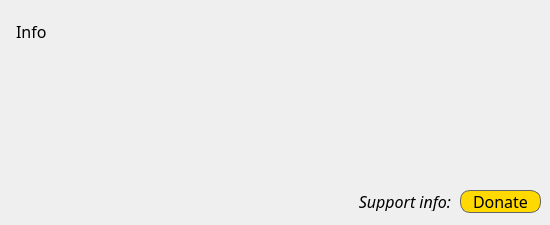
<?xml version="1.0" encoding="UTF-8"?>
<ui version="4.0">
 <class>windowAbout</class>
 <widget class="QDialog" name="windowAbout">
  <property name="windowModality">
   <enum>Qt::ApplicationModal</enum>
  </property>
  <property name="geometry">
   <rect>
    <x>0</x>
    <y>0</y>
    <width>550</width>
    <height>225</height>
   </rect>
  </property>
  <property name="font">
   <font>
    <family>Calibri Light</family>
    <pointsize>12</pointsize>
   </font>
  </property>
  <property name="windowTitle">
   <string>Info</string>
  </property>
  <property name="locale">
   <locale language="English" country="Europe"/>
  </property>
  <widget class="QLabel" name="infoLabel">
   <property name="geometry">
    <rect>
     <x>16</x>
     <y>20</y>
     <width>521</width>
     <height>151</height>
    </rect>
   </property>
   <property name="locale">
    <locale language="English" country="Europe"/>
   </property>
   <property name="text">
    <string>Info</string>
   </property>
   <property name="textFormat">
    <enum>Qt::RichText</enum>
   </property>
   <property name="alignment">
    <set>Qt::AlignLeading|Qt::AlignLeft|Qt::AlignTop</set>
   </property>
   <property name="openExternalLinks">
    <bool>true</bool>
   </property>
   <property name="textInteractionFlags">
    <set>Qt::TextBrowserInteraction</set>
   </property>
  </widget>
  <widget class="QPushButton" name="donateButton">
   <property name="geometry">
    <rect>
     <x>460</x>
     <y>190</y>
     <width>81</width>
     <height>23</height>
    </rect>
   </property>
   <property name="font">
    <font>
     <family>Calibri Light</family>
     <pointsize>12</pointsize>
     <weight>50</weight>
     <bold>false</bold>
    </font>
   </property>
   <property name="styleSheet">
    <string notr="true">
 QPushButton#donateButton {
     background-color: rgb(255, 217, 0);
	border-radius: 10px;
	border: 1px solid;
	border-color: rgb(100, 100, 100);
 }
 QPushButton#donateButton:pressed {
     background-color: rgb(255, 250, 0);     
 }
  QPushButton#donateButton:hover {
     background-color: rgb(255, 230, 0);
 }</string>
   </property>
   <property name="text">
    <string>Donate</string>
   </property>
  </widget>
  <widget class="QLabel" name="donateLabel">
   <property name="geometry">
    <rect>
     <x>10</x>
     <y>190</y>
     <width>441</width>
     <height>21</height>
    </rect>
   </property>
   <property name="font">
    <font>
     <pointsize>12</pointsize>
     <italic>true</italic>
    </font>
   </property>
   <property name="locale">
    <locale language="English" country="Europe"/>
   </property>
   <property name="text">
    <string>Support info:</string>
   </property>
   <property name="textFormat">
    <enum>Qt::RichText</enum>
   </property>
   <property name="alignment">
    <set>Qt::AlignRight|Qt::AlignTrailing|Qt::AlignVCenter</set>
   </property>
   <property name="openExternalLinks">
    <bool>true</bool>
   </property>
   <property name="textInteractionFlags">
    <set>Qt::TextBrowserInteraction</set>
   </property>
  </widget>
 </widget>
 <resources/>
 <connections/>
</ui>
